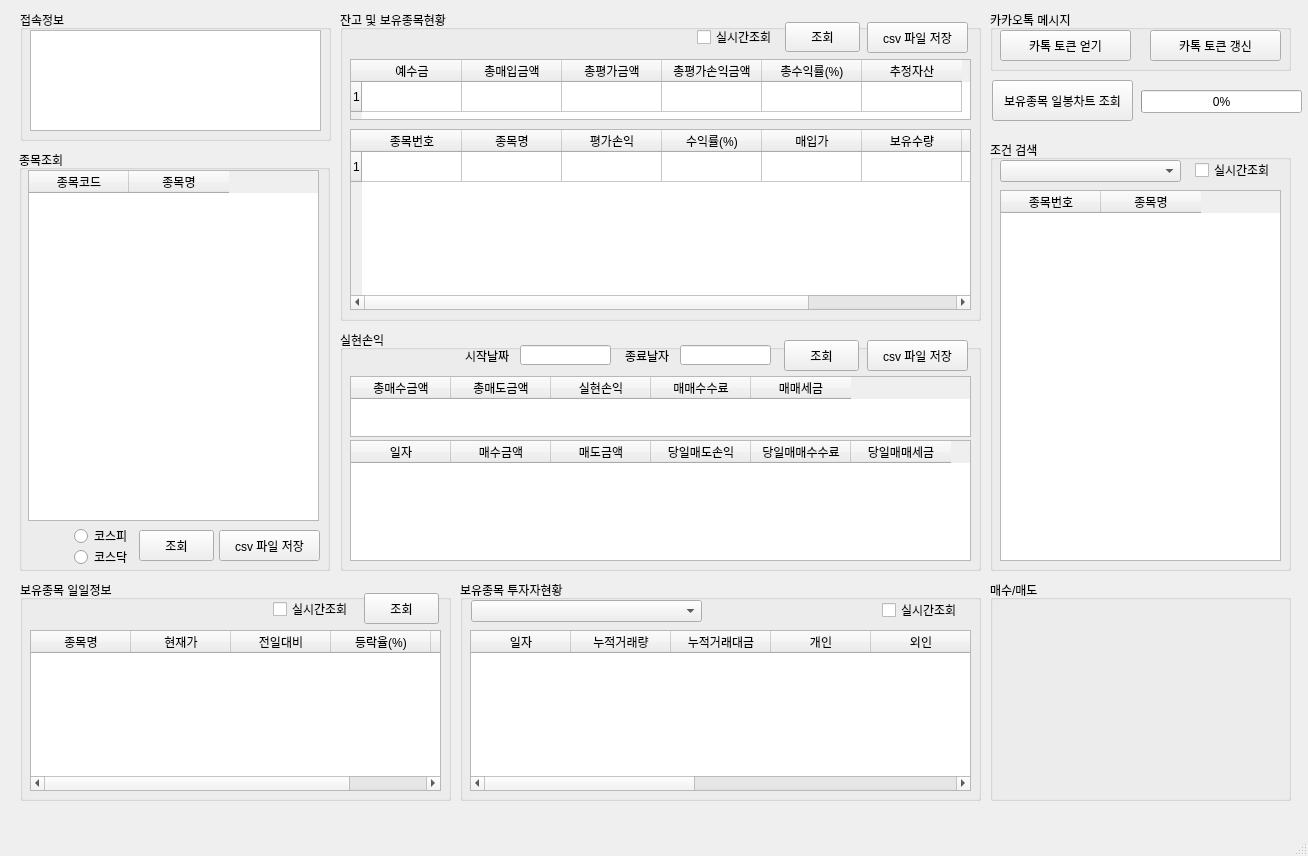
<?xml version="1.0" encoding="UTF-8"?>
<ui version="4.0">
 <class>MainWindow</class>
 <widget class="QMainWindow" name="MainWindow">
  <property name="geometry">
   <rect>
    <x>0</x>
    <y>0</y>
    <width>1308</width>
    <height>856</height>
   </rect>
  </property>
  <property name="windowTitle">
   <string>MainWindow</string>
  </property>
  <widget class="QWidget" name="centralwidget">
   <widget class="QGroupBox" name="groupBox">
    <property name="geometry">
     <rect>
      <x>340</x>
      <y>10</y>
      <width>641</width>
      <height>311</height>
     </rect>
    </property>
    <property name="title">
     <string>잔고 및 보유종목현황</string>
    </property>
    <widget class="QTableWidget" name="tableWidget">
     <property name="geometry">
      <rect>
       <x>10</x>
       <y>49</y>
       <width>621</width>
       <height>61</height>
      </rect>
     </property>
     <property name="rowCount">
      <number>1</number>
     </property>
     <row/>
     <column>
      <property name="text">
       <string>예수금</string>
      </property>
     </column>
     <column>
      <property name="text">
       <string>총매입금액</string>
      </property>
     </column>
     <column>
      <property name="text">
       <string>총평가금액</string>
      </property>
     </column>
     <column>
      <property name="text">
       <string>총평가손익금액</string>
      </property>
     </column>
     <column>
      <property name="text">
       <string>총수익률(%)</string>
      </property>
     </column>
     <column>
      <property name="text">
       <string>추정자산</string>
      </property>
     </column>
    </widget>
    <widget class="QTableWidget" name="tableWidget_2">
     <property name="geometry">
      <rect>
       <x>10</x>
       <y>119</y>
       <width>621</width>
       <height>181</height>
      </rect>
     </property>
     <property name="rowCount">
      <number>1</number>
     </property>
     <row/>
     <column>
      <property name="text">
       <string>종목번호</string>
      </property>
     </column>
     <column>
      <property name="text">
       <string>종목명</string>
      </property>
     </column>
     <column>
      <property name="text">
       <string>평가손익</string>
      </property>
     </column>
     <column>
      <property name="text">
       <string>수익률(%)</string>
      </property>
     </column>
     <column>
      <property name="text">
       <string>매입가</string>
      </property>
     </column>
     <column>
      <property name="text">
       <string>보유수량</string>
      </property>
     </column>
     <column>
      <property name="text">
       <string>매매가능수량</string>
      </property>
     </column>
     <column>
      <property name="text">
       <string>현재가</string>
      </property>
     </column>
    </widget>
    <widget class="QCheckBox" name="checkBox">
     <property name="geometry">
      <rect>
       <x>357</x>
       <y>19</y>
       <width>81</width>
       <height>16</height>
      </rect>
     </property>
     <property name="text">
      <string>실시간조회</string>
     </property>
    </widget>
    <widget class="QPushButton" name="pushButton">
     <property name="geometry">
      <rect>
       <x>445</x>
       <y>12</y>
       <width>75</width>
       <height>30</height>
      </rect>
     </property>
     <property name="text">
      <string>조회</string>
     </property>
    </widget>
    <widget class="QPushButton" name="pushButton_7">
     <property name="geometry">
      <rect>
       <x>527</x>
       <y>12</y>
       <width>101</width>
       <height>31</height>
      </rect>
     </property>
     <property name="text">
      <string>csv 파일 저장</string>
     </property>
    </widget>
   </widget>
   <widget class="QGroupBox" name="groupBox_2">
    <property name="geometry">
     <rect>
      <x>20</x>
      <y>10</y>
      <width>311</width>
      <height>131</height>
     </rect>
    </property>
    <property name="title">
     <string>접속정보</string>
    </property>
    <widget class="QTextBrowser" name="textBrowser">
     <property name="geometry">
      <rect>
       <x>10</x>
       <y>20</y>
       <width>291</width>
       <height>101</height>
      </rect>
     </property>
    </widget>
   </widget>
   <widget class="QGroupBox" name="groupBox_3">
    <property name="geometry">
     <rect>
      <x>20</x>
      <y>580</y>
      <width>431</width>
      <height>221</height>
     </rect>
    </property>
    <property name="title">
     <string>보유종목 일일정보</string>
    </property>
    <widget class="QCheckBox" name="checkBox_2">
     <property name="geometry">
      <rect>
       <x>253</x>
       <y>21</y>
       <width>91</width>
       <height>16</height>
      </rect>
     </property>
     <property name="text">
      <string>실시간조회</string>
     </property>
    </widget>
    <widget class="QPushButton" name="pushButton_2">
     <property name="geometry">
      <rect>
       <x>344</x>
       <y>13</y>
       <width>75</width>
       <height>31</height>
      </rect>
     </property>
     <property name="text">
      <string>조회</string>
     </property>
    </widget>
    <widget class="QTableWidget" name="tableWidget_6">
     <property name="geometry">
      <rect>
       <x>10</x>
       <y>50</y>
       <width>411</width>
       <height>161</height>
      </rect>
     </property>
     <column>
      <property name="text">
       <string>종목명</string>
      </property>
     </column>
     <column>
      <property name="text">
       <string>현재가</string>
      </property>
     </column>
     <column>
      <property name="text">
       <string>전일대비</string>
      </property>
     </column>
     <column>
      <property name="text">
       <string>등락율(%)</string>
      </property>
     </column>
     <column>
      <property name="text">
       <string>거래량</string>
      </property>
     </column>
    </widget>
   </widget>
   <widget class="QGroupBox" name="groupBox_4">
    <property name="geometry">
     <rect>
      <x>19</x>
      <y>150</y>
      <width>311</width>
      <height>421</height>
     </rect>
    </property>
    <property name="title">
     <string>종목조회</string>
    </property>
    <widget class="QTableWidget" name="tableWidget_3">
     <property name="geometry">
      <rect>
       <x>9</x>
       <y>20</y>
       <width>291</width>
       <height>351</height>
      </rect>
     </property>
     <column>
      <property name="text">
       <string>종목코드</string>
      </property>
     </column>
     <column>
      <property name="text">
       <string>종목명</string>
      </property>
     </column>
    </widget>
    <widget class="QPushButton" name="pushButton_3">
     <property name="geometry">
      <rect>
       <x>120</x>
       <y>380</y>
       <width>75</width>
       <height>31</height>
      </rect>
     </property>
     <property name="text">
      <string>조회</string>
     </property>
    </widget>
    <widget class="QRadioButton" name="radioButton">
     <property name="geometry">
      <rect>
       <x>55</x>
       <y>378</y>
       <width>61</width>
       <height>16</height>
      </rect>
     </property>
     <property name="text">
      <string>코스피</string>
     </property>
    </widget>
    <widget class="QRadioButton" name="radioButton_2">
     <property name="geometry">
      <rect>
       <x>55</x>
       <y>399</y>
       <width>61</width>
       <height>16</height>
      </rect>
     </property>
     <property name="text">
      <string>코스닥</string>
     </property>
    </widget>
    <widget class="QPushButton" name="pushButton_6">
     <property name="geometry">
      <rect>
       <x>200</x>
       <y>380</y>
       <width>101</width>
       <height>31</height>
      </rect>
     </property>
     <property name="text">
      <string>csv 파일 저장</string>
     </property>
    </widget>
   </widget>
   <widget class="QGroupBox" name="groupBox_5">
    <property name="geometry">
     <rect>
      <x>340</x>
      <y>330</y>
      <width>641</width>
      <height>241</height>
     </rect>
    </property>
    <property name="title">
     <string>실현손익</string>
    </property>
    <widget class="QTableWidget" name="tableWidget_4">
     <property name="geometry">
      <rect>
       <x>10</x>
       <y>46</y>
       <width>621</width>
       <height>61</height>
      </rect>
     </property>
     <column>
      <property name="text">
       <string>총매수금액</string>
      </property>
     </column>
     <column>
      <property name="text">
       <string>총매도금액</string>
      </property>
     </column>
     <column>
      <property name="text">
       <string>실현손익</string>
      </property>
     </column>
     <column>
      <property name="text">
       <string>매매수수료</string>
      </property>
     </column>
     <column>
      <property name="text">
       <string>매매세금</string>
      </property>
     </column>
    </widget>
    <widget class="QTableWidget" name="tableWidget_5">
     <property name="geometry">
      <rect>
       <x>10</x>
       <y>110</y>
       <width>621</width>
       <height>121</height>
      </rect>
     </property>
     <column>
      <property name="text">
       <string>일자</string>
      </property>
     </column>
     <column>
      <property name="text">
       <string>매수금액</string>
      </property>
     </column>
     <column>
      <property name="text">
       <string>매도금액</string>
      </property>
     </column>
     <column>
      <property name="text">
       <string>당일매도손익</string>
      </property>
     </column>
     <column>
      <property name="text">
       <string>당일매매수수료</string>
      </property>
     </column>
     <column>
      <property name="text">
       <string>당일매매세금</string>
      </property>
     </column>
    </widget>
    <widget class="QPushButton" name="pushButton_4">
     <property name="geometry">
      <rect>
       <x>444</x>
       <y>10</y>
       <width>75</width>
       <height>31</height>
      </rect>
     </property>
     <property name="text">
      <string>조회</string>
     </property>
    </widget>
    <widget class="QLabel" name="label">
     <property name="geometry">
      <rect>
       <x>125</x>
       <y>16</y>
       <width>61</width>
       <height>20</height>
      </rect>
     </property>
     <property name="text">
      <string>시작날짜</string>
     </property>
    </widget>
    <widget class="QLabel" name="label_2">
     <property name="geometry">
      <rect>
       <x>285</x>
       <y>20</y>
       <width>56</width>
       <height>12</height>
      </rect>
     </property>
     <property name="text">
      <string>종료날자</string>
     </property>
    </widget>
    <widget class="QLineEdit" name="lineEdit">
     <property name="geometry">
      <rect>
       <x>180</x>
       <y>15</y>
       <width>91</width>
       <height>20</height>
      </rect>
     </property>
    </widget>
    <widget class="QLineEdit" name="lineEdit_2">
     <property name="geometry">
      <rect>
       <x>340</x>
       <y>15</y>
       <width>91</width>
       <height>20</height>
      </rect>
     </property>
    </widget>
    <widget class="QPushButton" name="pushButton_8">
     <property name="geometry">
      <rect>
       <x>527</x>
       <y>10</y>
       <width>101</width>
       <height>31</height>
      </rect>
     </property>
     <property name="text">
      <string>csv 파일 저장</string>
     </property>
    </widget>
   </widget>
   <widget class="QPushButton" name="pushButton_5">
    <property name="geometry">
     <rect>
      <x>992</x>
      <y>80</y>
      <width>141</width>
      <height>41</height>
     </rect>
    </property>
    <property name="text">
     <string>보유종목 일봉차트 조회</string>
    </property>
   </widget>
   <widget class="QProgressBar" name="progressBar">
    <property name="geometry">
     <rect>
      <x>1141</x>
      <y>90</y>
      <width>161</width>
      <height>23</height>
     </rect>
    </property>
    <property name="value">
     <number>0</number>
    </property>
   </widget>
   <widget class="QGroupBox" name="groupBox_6">
    <property name="geometry">
     <rect>
      <x>460</x>
      <y>580</y>
      <width>521</width>
      <height>221</height>
     </rect>
    </property>
    <property name="title">
     <string>보유종목 투자자현황</string>
    </property>
    <widget class="QComboBox" name="comboBox">
     <property name="geometry">
      <rect>
       <x>11</x>
       <y>20</y>
       <width>231</width>
       <height>22</height>
      </rect>
     </property>
    </widget>
    <widget class="QTableWidget" name="tableWidget_7">
     <property name="geometry">
      <rect>
       <x>10</x>
       <y>50</y>
       <width>501</width>
       <height>161</height>
      </rect>
     </property>
     <column>
      <property name="text">
       <string>일자</string>
      </property>
     </column>
     <column>
      <property name="text">
       <string>누적거래량</string>
      </property>
     </column>
     <column>
      <property name="text">
       <string>누적거래대금</string>
      </property>
     </column>
     <column>
      <property name="text">
       <string>개인</string>
      </property>
     </column>
     <column>
      <property name="text">
       <string>외인</string>
      </property>
     </column>
     <column>
      <property name="text">
       <string>기관</string>
      </property>
     </column>
     <column>
      <property name="text">
       <string>연기금</string>
      </property>
     </column>
     <column>
      <property name="text">
       <string>보험</string>
      </property>
     </column>
     <column>
      <property name="text">
       <string>은행</string>
      </property>
     </column>
    </widget>
    <widget class="QCheckBox" name="checkBox_3">
     <property name="geometry">
      <rect>
       <x>422</x>
       <y>22</y>
       <width>81</width>
       <height>16</height>
      </rect>
     </property>
     <property name="text">
      <string>실시간조회</string>
     </property>
    </widget>
   </widget>
   <widget class="QGroupBox" name="groupBox_7">
    <property name="geometry">
     <rect>
      <x>990</x>
      <y>140</y>
      <width>301</width>
      <height>431</height>
     </rect>
    </property>
    <property name="title">
     <string>조건 검색</string>
    </property>
    <widget class="QComboBox" name="comboBox_2">
     <property name="geometry">
      <rect>
       <x>10</x>
       <y>20</y>
       <width>181</width>
       <height>22</height>
      </rect>
     </property>
    </widget>
    <widget class="QCheckBox" name="checkBox_4">
     <property name="geometry">
      <rect>
       <x>205</x>
       <y>22</y>
       <width>81</width>
       <height>16</height>
      </rect>
     </property>
     <property name="text">
      <string>실시간조회</string>
     </property>
    </widget>
    <widget class="QTableWidget" name="tableWidget_8">
     <property name="geometry">
      <rect>
       <x>10</x>
       <y>50</y>
       <width>281</width>
       <height>371</height>
      </rect>
     </property>
     <column>
      <property name="text">
       <string>종목번호</string>
      </property>
     </column>
     <column>
      <property name="text">
       <string>종목명</string>
      </property>
     </column>
    </widget>
   </widget>
   <widget class="QGroupBox" name="groupBox_8">
    <property name="geometry">
     <rect>
      <x>990</x>
      <y>10</y>
      <width>301</width>
      <height>61</height>
     </rect>
    </property>
    <property name="title">
     <string>카카오톡 메시지</string>
    </property>
    <widget class="QPushButton" name="pushButton_9">
     <property name="geometry">
      <rect>
       <x>10</x>
       <y>20</y>
       <width>131</width>
       <height>31</height>
      </rect>
     </property>
     <property name="text">
      <string>카톡 토큰 얻기</string>
     </property>
    </widget>
    <widget class="QPushButton" name="pushButton_10">
     <property name="geometry">
      <rect>
       <x>160</x>
       <y>20</y>
       <width>131</width>
       <height>31</height>
      </rect>
     </property>
     <property name="text">
      <string>카톡 토큰 갱신</string>
     </property>
    </widget>
   </widget>
   <widget class="QGroupBox" name="groupBox_9">
    <property name="geometry">
     <rect>
      <x>990</x>
      <y>580</y>
      <width>301</width>
      <height>221</height>
     </rect>
    </property>
    <property name="title">
     <string>매수/매도</string>
    </property>
   </widget>
  </widget>
  <widget class="QMenuBar" name="menubar">
   <property name="geometry">
    <rect>
     <x>0</x>
     <y>0</y>
     <width>1308</width>
     <height>21</height>
    </rect>
   </property>
  </widget>
  <widget class="QStatusBar" name="statusbar"/>
 </widget>
 <resources/>
 <connections/>
</ui>
